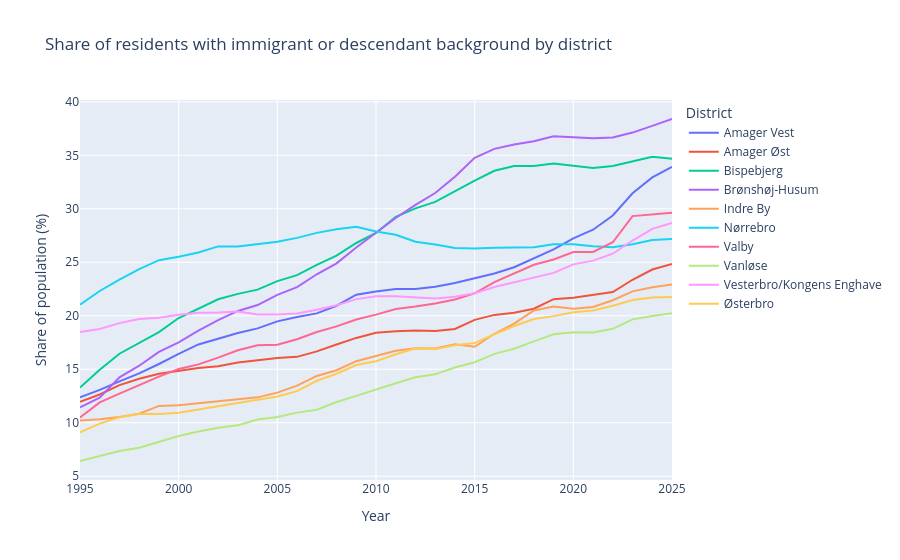

This figure's notebook cell:
### Markdown cell above
This interactive line chart lets the reader compare how different districts developed over time. This is important because the project focuses on whether Copenhagen’s demographic change happened evenly across the city or was concentrated in certain areas.

### Code cell
# Visualization 3 — International population share by district

international_groups = [
    "Immigrants of western origin",
    "Descendats of western origin",
    "Immigrants of non-western origin",
    "Descendants of non-western origin"
]

district_ancestry = population_long[
    population_long["district"].isin(main_districts)
]

international = (
    district_ancestry[district_ancestry["ancestry"].isin(international_groups)]
    .groupby(["district", "year"], as_index=False)["population"]
    .sum()
    .rename(columns={"population": "international_population"})
)

total = (
    district_ancestry[district_ancestry["ancestry"] == "Ancestry total"]
    [["district", "year", "population"]]
    .rename(columns={"population": "total_population"})
)

international_share = international.merge(total, on=["district", "year"])
international_share["international_share"] = (
    international_share["international_population"] /
    international_share["total_population"] * 100
)

fig = px.line(
    international_share,
    x="year",
    y="international_share",
    color="district",
    title="Share of residents with immigrant or descendant background by district",
    labels={
        "year": "Year",
        "international_share": "Share of population (%)",
        "district": "District"
    }
)

fig.show()

### Figure 1 — Plotly figure (JSON) as saved in the notebook; plotly's stock layout.template omitted (floating-point values rounded to 4 significant figures)
{"data": [{"hovertemplate": "District=Amager Vest<br>Year=%{x}<br>Share of population (%)=%{y}<extra></extra>", "legendgroup": "Amager Vest", "line": {"color": "#636efa", "dash": "solid"}, "marker": {"symbol": "circle"}, "mode": "lines", "name": "Amager Vest", "orientation": "v", "showlegend": true, "type": "scatter", "x": [1995, 1996, 1997, 1998, 1999, 2000, 2001, 2002, 2003, 2004, 2005, 2006, 2007, 2008, 2009, 2010, 2011, 2012, 2013, 2014, 2015, 2016, 2017, 2018, 2019, 2020, 2021, 2022, 2023, 2024, 2025], "xaxis": "x", "y": [12.37, 13.07, 13.87, 14.61, 15.49, 16.44, 17.32, 17.84, 18.39, 18.82, 19.48, 19.89, 20.22, 20.94, 21.97, 22.26, 22.51, 22.5, 22.72, 23.07, 23.53, 23.95, 24.54, 25.38, 26.2, 27.24, 28.05, 29.38, 31.45, 32.93, 33.92], "yaxis": "y"}, {"hovertemplate": "District=Amager Øst<br>Year=%{x}<br>Share of population (%)=%{y}<extra></extra>", "legendgroup": "Amager Øst", "line": {"color": "#EF553B", "dash": "solid"}, "marker": {"symbol": "circle"}, "mode": "lines", "name": "Amager Øst", "orientation": "v", "showlegend": true, "type": "scatter", "x": [1995, 1996, 1997, 1998, 1999, 2000, 2001, 2002, 2003, 2004, 2005, 2006, 2007, 2008, 2009, 2010, 2011, 2012, 2013, 2014, 2015, 2016, 2017, 2018, 2019, 2020, 2021, 2022, 2023, 2024, 2025], "xaxis": "x", "y": [11.95, 12.63, 13.52, 14.1, 14.57, 14.82, 15.12, 15.28, 15.63, 15.83, 16.04, 16.16, 16.67, 17.31, 17.93, 18.41, 18.55, 18.62, 18.58, 18.77, 19.62, 20.08, 20.29, 20.65, 21.55, 21.69, 21.95, 22.21, 23.37, 24.33, 24.83], "yaxis": "y"}, {"hovertemplate": "District=Bispebjerg<br>Year=%{x}<br>Share of population (%)=%{y}<extra></extra>", "legendgroup": "Bispebjerg", "line": {"color": "#00cc96", "dash": "solid"}, "marker": {"symbol": "circle"}, "mode": "lines", "name": "Bispebjerg", "orientation": "v", "showlegend": true, "type": "scatter", "x": [1995, 1996, 1997, 1998, 1999, 2000, 2001, 2002, 2003, 2004, 2005, 2006, 2007, 2008, 2009, 2010, 2011, 2012, 2013, 2014, 2015, 2016, 2017, 2018, 2019, 2020, 2021, 2022, 2023, 2024, 2025], "xaxis": "x", "y": [13.29, 14.95, 16.45, 17.46, 18.47, 19.79, 20.64, 21.54, 22.05, 22.44, 23.24, 23.8, 24.77, 25.61, 26.8, 27.74, 29.25, 30.04, 30.64, 31.68, 32.64, 33.55, 34.01, 34.0, 34.24, 34.04, 33.81, 34.0, 34.47, 34.87, 34.69], "yaxis": "y"}, {"hovertemplate": "District=Brønshøj-Husum<br>Year=%{x}<br>Share of population (%)=%{y}<extra></extra>", "legendgroup": "Brønshøj-Husum", "line": {"color": "#ab63fa", "dash": "solid"}, "marker": {"symbol": "circle"}, "mode": "lines", "name": "Brønshøj-Husum", "orientation": "v", "showlegend": true, "type": "scatter", "x": [1995, 1996, 1997, 1998, 1999, 2000, 2001, 2002, 2003, 2004, 2005, 2006, 2007, 2008, 2009, 2010, 2011, 2012, 2013, 2014, 2015, 2016, 2017, 2018, 2019, 2020, 2021, 2022, 2023, 2024, 2025], "xaxis": "x", "y": [11.44, 12.33, 14.24, 15.33, 16.62, 17.51, 18.6, 19.58, 20.45, 21.0, 21.96, 22.68, 23.88, 24.9, 26.38, 27.75, 29.14, 30.37, 31.47, 33.0, 34.76, 35.6, 36.02, 36.33, 36.78, 36.68, 36.6, 36.66, 37.13, 37.76, 38.4], "yaxis": "y"}, {"hovertemplate": "District=Indre By<br>Year=%{x}<br>Share of population (%)=%{y}<extra></extra>", "legendgroup": "Indre By", "line": {"color": "#FFA15A", "dash": "solid"}, "marker": {"symbol": "circle"}, "mode": "lines", "name": "Indre By", "orientation": "v", "showlegend": true, "type": "scatter", "x": [1995, 1996, 1997, 1998, 1999, 2000, 2001, 2002, 2003, 2004, 2005, 2006, 2007, 2008, 2009, 2010, 2011, 2012, 2013, 2014, 2015, 2016, 2017, 2018, 2019, 2020, 2021, 2022, 2023, 2024, 2025], "xaxis": "x", "y": [10.2, 10.33, 10.53, 10.83, 11.57, 11.63, 11.83, 12.01, 12.15, 12.37, 12.81, 13.47, 14.37, 14.9, 15.75, 16.25, 16.72, 16.96, 16.94, 17.34, 17.1, 18.32, 19.26, 20.49, 20.87, 20.66, 20.82, 21.45, 22.28, 22.66, 22.92], "yaxis": "y"}, {"hovertemplate": "District=Nørrebro<br>Year=%{x}<br>Share of population (%)=%{y}<extra></extra>", "legendgroup": "Nørrebro", "line": {"color": "#19d3f3", "dash": "solid"}, "marker": {"symbol": "circle"}, "mode": "lines", "name": "Nørrebro", "orientation": "v", "showlegend": true, "type": "scatter", "x": [1995, 1996, 1997, 1998, 1999, 2000, 2001, 2002, 2003, 2004, 2005, 2006, 2007, 2008, 2009, 2010, 2011, 2012, 2013, 2014, 2015, 2016, 2017, 2018, 2019, 2020, 2021, 2022, 2023, 2024, 2025], "xaxis": "x", "y": [21.03, 22.32, 23.38, 24.36, 25.2, 25.51, 25.91, 26.48, 26.47, 26.67, 26.91, 27.28, 27.75, 28.09, 28.32, 27.87, 27.58, 26.92, 26.67, 26.34, 26.28, 26.35, 26.4, 26.42, 26.69, 26.68, 26.49, 26.41, 26.68, 27.08, 27.18], "yaxis": "y"}, {"hovertemplate": "District=Valby<br>Year=%{x}<br>Share of population (%)=%{y}<extra></extra>", "legendgroup": "Valby", "line": {"color": "#FF6692", "dash": "solid"}, "marker": {"symbol": "circle"}, "mode": "lines", "name": "Valby", "orientation": "v", "showlegend": true, "type": "scatter", "x": [1995, 1996, 1997, 1998, 1999, 2000, 2001, 2002, 2003, 2004, 2005, 2006, 2007, 2008, 2009, 2010, 2011, 2012, 2013, 2014, 2015, 2016, 2017, 2018, 2019, 2020, 2021, 2022, 2023, 2024, 2025], "xaxis": "x", "y": [10.49, 11.9, 12.72, 13.53, 14.31, 15.03, 15.46, 16.09, 16.77, 17.23, 17.29, 17.8, 18.48, 19.0, 19.65, 20.11, 20.63, 20.86, 21.14, 21.52, 22.1, 23.15, 23.99, 24.76, 25.26, 25.96, 25.97, 26.87, 29.32, 29.44, 29.63], "yaxis": "y"}, {"hovertemplate": "District=Vanløse<br>Year=%{x}<br>Share of population (%)=%{y}<extra></extra>", "legendgroup": "Vanløse", "line": {"color": "#B6E880", "dash": "solid"}, "marker": {"symbol": "circle"}, "mode": "lines", "name": "Vanløse", "orientation": "v", "showlegend": true, "type": "scatter", "x": [1995, 1996, 1997, 1998, 1999, 2000, 2001, 2002, 2003, 2004, 2005, 2006, 2007, 2008, 2009, 2010, 2011, 2012, 2013, 2014, 2015, 2016, 2017, 2018, 2019, 2020, 2021, 2022, 2023, 2024, 2025], "xaxis": "x", "y": [6.418, 6.921, 7.356, 7.661, 8.205, 8.755, 9.172, 9.517, 9.76, 10.29, 10.53, 10.94, 11.22, 11.94, 12.5, 13.12, 13.69, 14.25, 14.54, 15.16, 15.66, 16.44, 16.92, 17.6, 18.27, 18.47, 18.44, 18.78, 19.66, 19.98, 20.24], "yaxis": "y"}, {"hovertemplate": "District=Vesterbro/Kongens Enghave<br>Year=%{x}<br>Share of population (%)=%{y}<extra></extra>", "legendgroup": "Vesterbro/Kongens Enghave", "line": {"color": "#FF97FF", "dash": "solid"}, "marker": {"symbol": "circle"}, "mode": "lines", "name": "Vesterbro/Kongens Enghave", "orientation": "v", "showlegend": true, "type": "scatter", "x": [1995, 1996, 1997, 1998, 1999, 2000, 2001, 2002, 2003, 2004, 2005, 2006, 2007, 2008, 2009, 2010, 2011, 2012, 2013, 2014, 2015, 2016, 2017, 2018, 2019, 2020, 2021, 2022, 2023, 2024, 2025], "xaxis": "x", "y": [18.48, 18.75, 19.31, 19.69, 19.81, 20.1, 20.29, 20.31, 20.41, 20.12, 20.11, 20.22, 20.56, 20.98, 21.56, 21.82, 21.83, 21.73, 21.6, 21.78, 22.11, 22.68, 23.11, 23.6, 24.01, 24.81, 25.15, 25.8, 27.03, 28.13, 28.67], "yaxis": "y"}, {"hovertemplate": "District=Østerbro<br>Year=%{x}<br>Share of population (%)=%{y}<extra></extra>", "legendgroup": "Østerbro", "line": {"color": "#FECB52", "dash": "solid"}, "marker": {"symbol": "circle"}, "mode": "lines", "name": "Østerbro", "orientation": "v", "showlegend": true, "type": "scatter", "x": [1995, 1996, 1997, 1998, 1999, 2000, 2001, 2002, 2003, 2004, 2005, 2006, 2007, 2008, 2009, 2010, 2011, 2012, 2013, 2014, 2015, 2016, 2017, 2018, 2019, 2020, 2021, 2022, 2023, 2024, 2025], "xaxis": "x", "y": [9.102, 9.915, 10.52, 10.8, 10.81, 10.92, 11.22, 11.52, 11.85, 12.08, 12.45, 12.95, 13.92, 14.58, 15.39, 15.75, 16.4, 16.94, 16.89, 17.23, 17.45, 18.27, 19.04, 19.7, 19.96, 20.33, 20.49, 20.94, 21.48, 21.71, 21.75], "yaxis": "y"}], "layout": {"legend": {"title": {"text": "District"}, "tracegroupgap": 0}, "title": {"text": "Share of residents with immigrant or descendant background by district"}, "xaxis": {"anchor": "y", "domain": [0, 1], "title": {"text": "Year"}}, "yaxis": {"anchor": "x", "domain": [0, 1], "title": {"text": "Share of population (%)"}}}}
